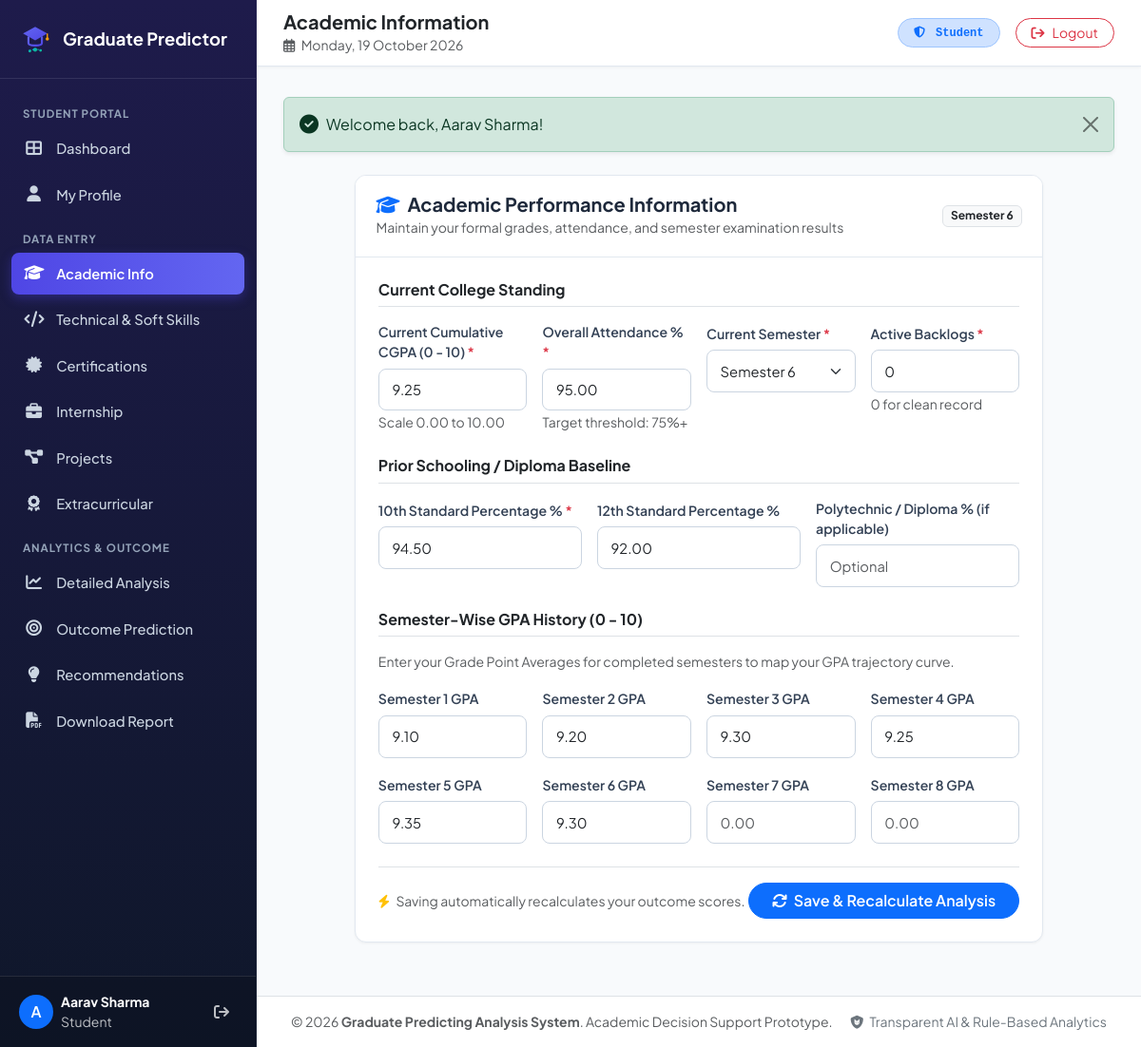
Screenshot of /student/academic.php (signed in) with the database file from the repository.
### tables this page shows
CREATE TABLE `academic_records` (
    `id` INT AUTO_INCREMENT PRIMARY KEY,
    `student_id` INT NOT NULL UNIQUE,
    `tenth_percentage` DECIMAL(5,2) NOT NULL DEFAULT 0.00,
    `twelfth_percentage` DECIMAL(5,2) DEFAULT NULL,
    `diploma_percentage` DECIMAL(5,2) DEFAULT NULL,
    `current_cgpa` DECIMAL(4,2) NOT NULL DEFAULT 0.00,
    `current_semester` INT NOT NULL DEFAULT 1,
    `num_backlogs` INT NOT NULL DEFAULT 0,
    `cleared_backlogs` INT NOT NULL DEFAULT 0,
    `attendance_percentage` DECIMAL(5,2) NOT NULL DEFAULT 0.00,
    `sem1_gpa` DECIMAL(4,2) DEFAULT NULL,
    `sem2_gpa` DECIMAL(4,2) DEFAULT NULL,
    `sem3_gpa` DECIMAL(4,2) DEFAULT NULL,
    `sem4_gpa` DECIMAL(4,2) DEFAULT NULL,
    `sem5_gpa` DECIMAL(4,2) DEFAULT NULL,
    `sem6_gpa` DECIMAL(4,2) DEFAULT NULL,
    `sem7_gpa` DECIMAL(4,2) DEFAULT NULL,
    `sem8_gpa` DECIMAL(4,2) DEFAULT NULL,
    `updated_at` TIMESTAMP DEFAULT CURRENT_TIMESTAMP ON UPDATE CURRENT_TIMESTAMP,
    FOREIGN KEY (`student_id`) REFERENCES `students`(`id`) ON DELETE CASCADE
);

### config/helper.php (called while the page is built, shortened)
<?php
function baseUrl(string $path = ''): string {
    $scriptName = $_SERVER['SCRIPT_NAME'] ?? '';
    $pos = strpos($scriptName, '/graduate_predictor');
    if ($pos !== false) {
        $base = '/graduate_predictor';
    } else {
        $base = '';
    }
    return rtrim($base, '/') . '/' . ltrim($path, '/');
}

### student/academic.php (the view, shortened to what this page needs)
<?php
require_once __DIR__ . '/../config/helper.php';
$currentUser = getCurrentUser();
$studentId = $currentUser['student_id'];
$db = getDB();
$stmt = $db->prepare("SELECT * FROM academic_records WHERE student_id = ?");
$stmt->execute([$studentId]);
$acad = $stmt->fetch() ?: [];
include __DIR__ . '/../includes/header.php';
?>
<div class="row justify-content-center">
    <div class="col-lg-10">
        <div class="content-card">
            <div class="content-card-header d-flex justify-content-between align-items-center">
                <div>
                    <h5 class="fw-bold mb-0"><i class="fas fa-graduation-cap me-2 text-primary"></i>Academic Performance Information</h5>
                    <small class="text-muted">Maintain your formal grades, attendance, and semester examination results</small>
                </div>
                <span class="badge bg-light text-dark border">Semester <?= $acad['current_semester'] ?? 1 ?></span>
            </div>
            <div class="content-card-body p-4">
                <form method="POST" action="<?= baseUrl('student/academic.php') ?>">
                    <h6 class="fw-bold text-dark border-bottom pb-2 mb-3">Current College Standing</h6>
                    <div class="row g-3 mb-4">
                        <div class="col-md-3">
                            <label class="form-label" for="current_cgpa">Current Cumulative CGPA (0 - 10) <span class="text-danger">*</span></label>
                            <input type="number" step="0.01" min="0" max="10" class="form-control" id="current_cgpa" name="current_cgpa" required value="<?= $acad['current_cgpa'] ?? '0.00' ?>">
                            <small class="text-muted">Scale 0.00 to 10.00</small>
                        </div>
                        <div class="col-md-3">
                            <label class="form-label" for="attendance_percentage">Overall Attendance % <span class="text-danger">*</span></label>
                            <input type="number" step="0.1" min="0" max="100" class="form-control" id="attendance_percentage" name="attendance_percentage" required value="<?= $acad['attendance_percentage'] ?? '0.0' ?>">
                            <small class="text-muted">Target threshold: 75%+</small>
                        </div>
                        <div class="col-md-3">
                            <label class="form-label">Current Semester <span class="text-danger">*</span></label>
                            <select class="form-select" name="current_semester" required>
                                <?php for ($i = 1; $i <= 8; $i++): ?>
                                    <option value="<?= $i ?>" <?= ($acad['current_semester'] ?? 1) == $i ? 'selected' : '' ?>>Semester <?= $i ?></option>
                                <?php endfor; ?>
                            </select>
                        </div>
                        <div class="col-md-3">
                            <label class="form-label">Active Backlogs <span class="text-danger">*</span></label>
                            <input type="number" min="0" class="form-control" name="num_backlogs" required value="<?= $acad['num_backlogs'] ?? 0 ?>">
                            <small class="text-muted">0 for clean record</small>
                        </div>
                    </div>
                    <h6 class="fw-bold text-dark border-bottom pb-2 mb-3">Prior Schooling / Diploma Baseline</h6>
                    <div class="row g-3 mb-4">
                        <div class="col-md-4">
                            <label class="form-label">10th Standard Percentage % <span class="text-danger">*</span></label>
                            <input type="number" step="0.01" min="0" max="100" class="form-control" name="tenth_percentage" required value="<?= $acad['tenth_percentage'] ?? '0.00' ?>">
                        </div>
                        <div class="col-md-4">
                            <label class="form-label">12th Standard Percentage %</label>
                            <input type="number" step="0.01" min="0" max="100" class="form-control" name="twelfth_percentage" value="<?= $acad['twelfth_percentage'] ?? '' ?>" placeholder="Optional if Diploma">
                        </div>
                        <div class="col-md-4">
                            <label class="form-label">Polytechnic / Diploma % (if applicable)</label>
                            <input type="number" step="0.01" min="0" max="100" class="form-control" name="diploma_percentage" value="<?= $acad['diploma_percentage'] ?? '' ?>" placeholder="Optional">
                        </div>
                    </div>
                    <h6 class="fw-bold text-dark border-bottom pb-2 mb-3">Semester-Wise GPA History (0 - 10)</h6>
                    <p class="text-muted small">Enter your Grade Point Averages for completed semesters to map your GPA trajectory curve.</p>
                    <div class="row g-3 mb-4">
                        <?php for ($s = 1; $s <= 8; $s++): ?>
                            <div class="col-6 col-md-3">
                                <label class="form-label small">Semester <?= $s ?> GPA</label>
                                <input type="number" step="0.01" min="0" max="10" class="form-control form-control-sm" name="sem<?= $s ?>_gpa" value="<?= $acad["sem{$s}_gpa"] ?? '' ?>" placeholder="0.00">
                            </div>
                        <?php endfor; ?>
                    </div>
                    <div class="d-flex justify-content-between align-items-center pt-3 border-top">
                        <div class="text-muted small">
                            <i class="fas fa-bolt text-warning me-1"></i> Saving automatically recalculates your outcome scores.
                        </div>
                        <button type="submit" class="btn btn-primary rounded-pill px-4 fw-semibold">
                            <i class="fas fa-arrows-rotate me-1"></i> Save & Recalculate Analysis
                        </button>
                    </div>
                </form>
            </div>
        </div>
    </div>
</div>
<?php include __DIR__ . '/../includes/footer.php'; ?>

### assets/css/style.css (style rules this page uses)
:root { --primary-color: #4f46e5; --primary-hover: #4338ca; --primary-light: #e0e7ff; --secondary-color: #06b6d4; --dark-bg: #0f172a; --sidebar-bg: #1e1b4b; --sidebar-hover: #312e81; --card-bg: #ffffff; --body-bg: #f8fafc; --text-main: #1e293b; --text-muted: #64748b; --border-color: #e2e8f0; --success-color: #10b981; --warning-color: #f59e0b; --danger-color: #ef4444; --radius-sm: 8px; --radius-md: 12px; --radius-lg: 18px; --shadow-sm: 0 1px 3px rgba(0, 0, 0, 0.05); --shadow-md: 0 4px 12px rgba(15, 23, 42, 0.08); --shadow-lg: 0 10px 25px rgba(15, 23, 42, 0.12); }
body { font-family: 'Plus Jakarta Sans', system-ui, -apple-system, BlinkMacSystemFont, 'Segoe UI', Roboto, sans-serif; background-color: var(--body-bg); color: var(--text-main); min-height: 100vh; overflow-x: hidden; }
.content-card { background: #ffffff; border-radius: var(--radius-md); border: 1px solid var(--border-color); box-shadow: var(--shadow-sm); margin-bottom: 1.5rem; overflow: hidden; }
.content-card-header { padding: 1.15rem 1.35rem; border-bottom: 1px solid var(--border-color); background-color: #ffffff; display: flex; align-items: center; justify-content: space-between; }
.content-card-body { padding: 1.35rem; }
.form-label { font-weight: 600; font-size: 0.88rem; color: #334155; margin-bottom: 0.4rem; }
.form-control, .form-select { border-radius: var(--radius-sm); border: 1px solid #cbd5e1; padding: 0.65rem 0.85rem; font-size: 0.92rem; transition: all 0.2s ease; }

### rows the page displays
academic_records: current_semester "6", current_cgpa "9.25", attendance_percentage "95.00", current_semester "Semester 6", num_backlogs "0", tenth_percentage "94.50", twelfth_percentage "92.00", sem1_gpa "9.10", sem2_gpa "9.20", sem3_gpa "9.30", sem4_gpa "9.25", sem5_gpa "9.35", sem6_gpa "9.30"

### other values shown
substr($user['name'], 0, 1) "A"
$user['name'] "Aarav Sharma"
$user['role'] "Student"
$pageTitle "Academic Information"
$message "Welcome back, Aarav Sharma!"
